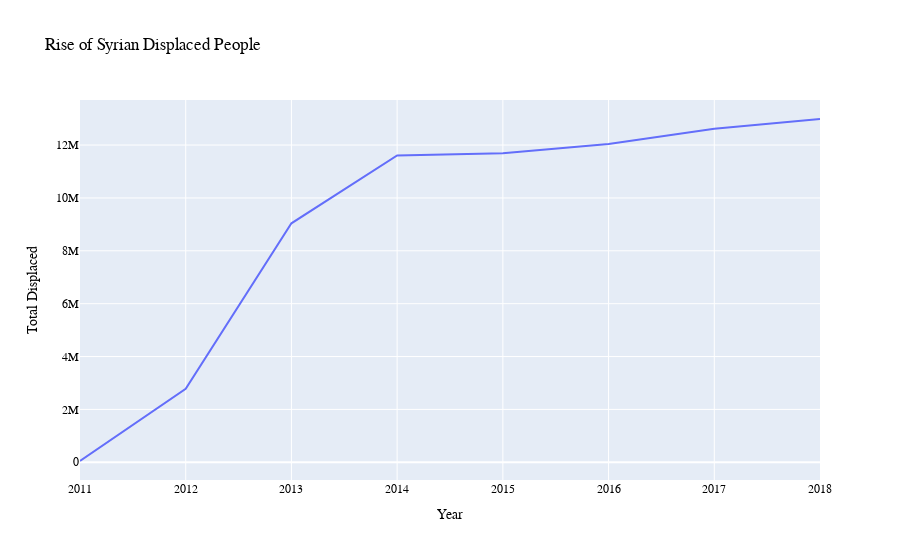

Source (notebook cell):
### Code cell
#interactive line plot 

import plotly.express as px

line_=syria.groupby("year")["total_displaced"].sum().reset_index()[11:]


fig = px.line(line_, x="year", y="total_displaced", title='Rise of Syrian Displaced People')


fig.update_layout(
    xaxis_title="Year",
    yaxis_title="Total Displaced",
    font=dict(
        family="sans-serif",
        size=12,
        color="black"
    )
)

fig.show()

### Figure 1 — Plotly figure (JSON) as saved in the notebook; plotly's stock layout.template omitted (floating-point values rounded to 4 significant figures)
{"data": [{"hovertemplate": "year=%{x}<br>total_displaced=%{y}<extra></extra>", "legendgroup": "", "line": {"color": "#636efa", "dash": "solid"}, "mode": "lines", "name": "", "showlegend": false, "type": "scatter", "x": [2011, 2012, 2013, 2014, 2015, 2016, 2017, 2018], "xaxis": "x", "y": [48497, 2778445, 9039569, 11606526, 11690809, 12043091, 12613945, 12986246], "yaxis": "y"}], "layout": {"font": {"color": "black", "family": "sans-serif", "size": 12}, "legend": {"tracegroupgap": 0}, "title": {"text": "Rise of Syrian Displaced People"}, "xaxis": {"anchor": "y", "domain": [0, 1], "title": {"text": "Year"}}, "yaxis": {"anchor": "x", "domain": [0, 1], "title": {"text": "Total Displaced"}}}}
